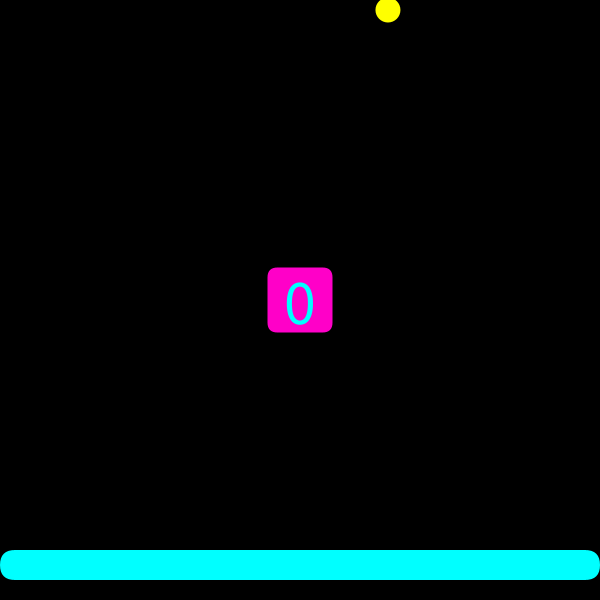
Frame 1 (no input)
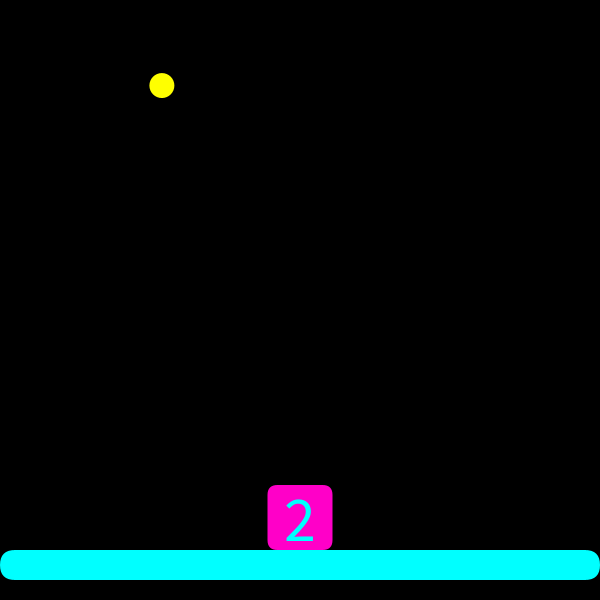
Frame 60 (the mouse pressed at the canvas centre just before this capture)
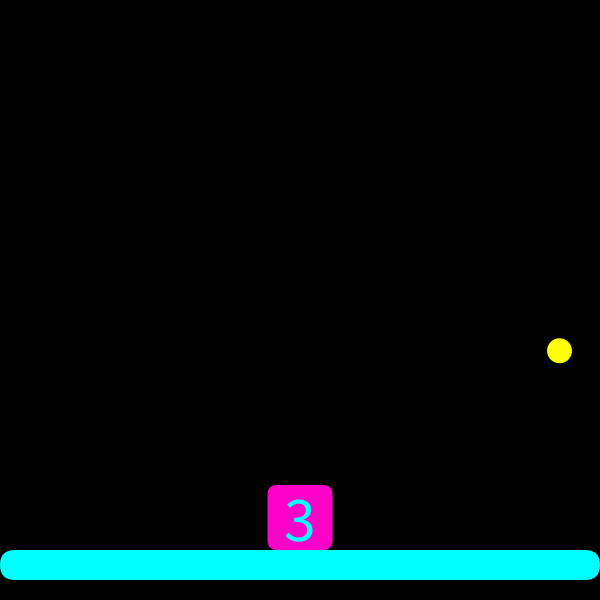
Frame 120 (the mouse held since frame 60 and released just before this capture)

The Processing sketch that drew these frames (run headless with seeded random() and noise(); from frame 60 on, the mouse is pressed at the canvas centre):

// Processing sketch: gamescript_fpr_website
// ── gamescript_fpr_website.pde
//script fpr marble fall

Player player;
Platform platform;
Platform ground;
Score score;
Marble marble;

void setup(){
  size(600,600);
  rectMode(CENTER);
  noStroke();
  
  player=new Player(width/2, height/2);
  ground=new Platform(width/2, 565);
  score = new Score(player.x, player.y);
  marble = new Marble(random(0, width));
}

void draw(){
    background(0);
    fill(0,255,255);
    ground.display();
    player.display();
    player.update();
    marble.display();
    marble.update();
    
    score.display(player.x, player.y);
    score.update();
    
    if(objectIntersection(player, ground)){
      player.groundCheck(ground.y, ground.h);
    } 
    
    if (objectCollision(marble, ground)){
      marble.groundCheck(0,-marble.h/2, random(marble.w/2, width-marble.w/2));
      marble.grounded=false;
    }
    
    if (objectMurder(marble, player)){
      marble.groundCheck(0,-marble.h/2, random(marble.w/2, width-marble.w/2));
      marble.grounded=false;
      score.deathTime=millis();
      
    }
}

boolean objectIntersection(Player player, Platform platform){
    float distx= abs(player.x - platform.x);
    float disty= abs(player.y - platform.y);
    float combinedHalfHeight= (player.h+platform.h)/2;
    float combinedHalfWidth= (player.w+platform.w)/2;
    
    if (distx <= combinedHalfWidth) {
        if (disty <= combinedHalfHeight) {
            return true;
        }
    }
    return false;
}

boolean objectCollision(Marble marble, Platform platform){
    float distx= abs(marble.x - platform.x);
    float disty= abs(marble.y - platform.y);
    float combinedHalfHeight= (marble.h+platform.h)/2;
    float combinedHalfWidth= (marble.w+platform.w)/2;
    
    if (distx <= combinedHalfWidth) {
        if (disty <= combinedHalfHeight) {
            return true;
        }
    }
    return false;
}

boolean objectMurder(Marble marble, Player player){
    float distx= abs(marble.x - player.x);
    float disty= abs(marble.y - player.y);
    float combinedHalfHeight= (marble.h+player.h)/2;
    float combinedHalfWidth= (marble.w+player.w)/2;
    
    if (distx <= combinedHalfWidth) {
        if (disty <= combinedHalfHeight) {
            return true;
        }
    }
    return false;
}

void keyPressed()
{
  player.setKey(key, true);
}

void keyReleased () {
  player.setKey(key, false);
}

class Player
{
  float x,y, w, h;
  color c;
  boolean isUpward, isLeftward, isRightward;
  boolean grounded;
  float g;
  float dy, dx=8;
  float speed;

  Player(float xpos, float ypos)
  {
      x=xpos;
      y=ypos;
      w=65;
      h=65;
      c= color(255,0,200);
      grounded=false;
      g=0.6;
      speed=0;
  }
  
  void display()
  {
      fill(c);
      rect(x,y,w,h, 10);
  }

  void update()
  {
    x+=speed;
    if (isLeftward && x>0) {
       speed=-dx;
     }
     
     if (isRightward && x<600) {
       speed=+dx;}
    
     if (isUpward && grounded) {
       dy-=10;
       grounded=false;
     }
     if (!grounded){dy+=g;}
     y+=dy;
     speed*=0.65;
  }

  void groundCheck(float newY, float newH){
    dy=0;
    grounded=true;
    y=newY-newH/2-h/2;
  }

  boolean setKey(char k, boolean b)
  {
      switch(k)
      {
      case 'w':
        return isUpward = b;
      case 'a':
        return isLeftward = b;
      case 'd':
        return isRightward = b;
      default:
        return b;
      }
  }
}
    
class Platform 
{
  float x, y, w, h, r;
  
  Platform(float xpos, float ypos)
  {
    x=xpos;
    y=ypos;
    w=width;
    h=30;
    r=20;
  }
  
  void display(){
    fill(0,255,255);
    rect(x,y,w,h,r);
  }
}

class Score {
  int s;
  float x;
  float y;
  float time;
  float deathTime=0;
  
  float tSize = 64;
  
  Score (float xpos, float ypos) {s=0; x=xpos; y=ypos; time=millis();}
  void display (float x, float y)
  {
    fill(0,255,255);
    textSize(tSize);
    textAlign(CENTER,CENTER);
    text(s, x, y);

  }
  
  void update ()
  {
    time=millis()-deathTime;
  s =  round(time/1000);
  tSize= 64/str(s).length();
  }
}

class Marble {
  float x,y,w,h;
  float dy;
  float g, speed;
  boolean grounded;
  Marble (float xpos)
  {
  x=xpos;
  y=10;
  w=25; 
  h=25;
  grounded=false;
  g=0.6;
  speed=0;
}
  void display(){
    fill(255,255,0);
    ellipse(x,y,w,h);
    
  }
  void update(){
    if(!grounded)
    
    {
    dy+=g;
    }
    y+=dy;
  }
    void groundCheck(float newY, float newH, float newX){
    dy=0;
    grounded=true;
    y=newY-newH/2-h/2;
    x=newX;
}
}
